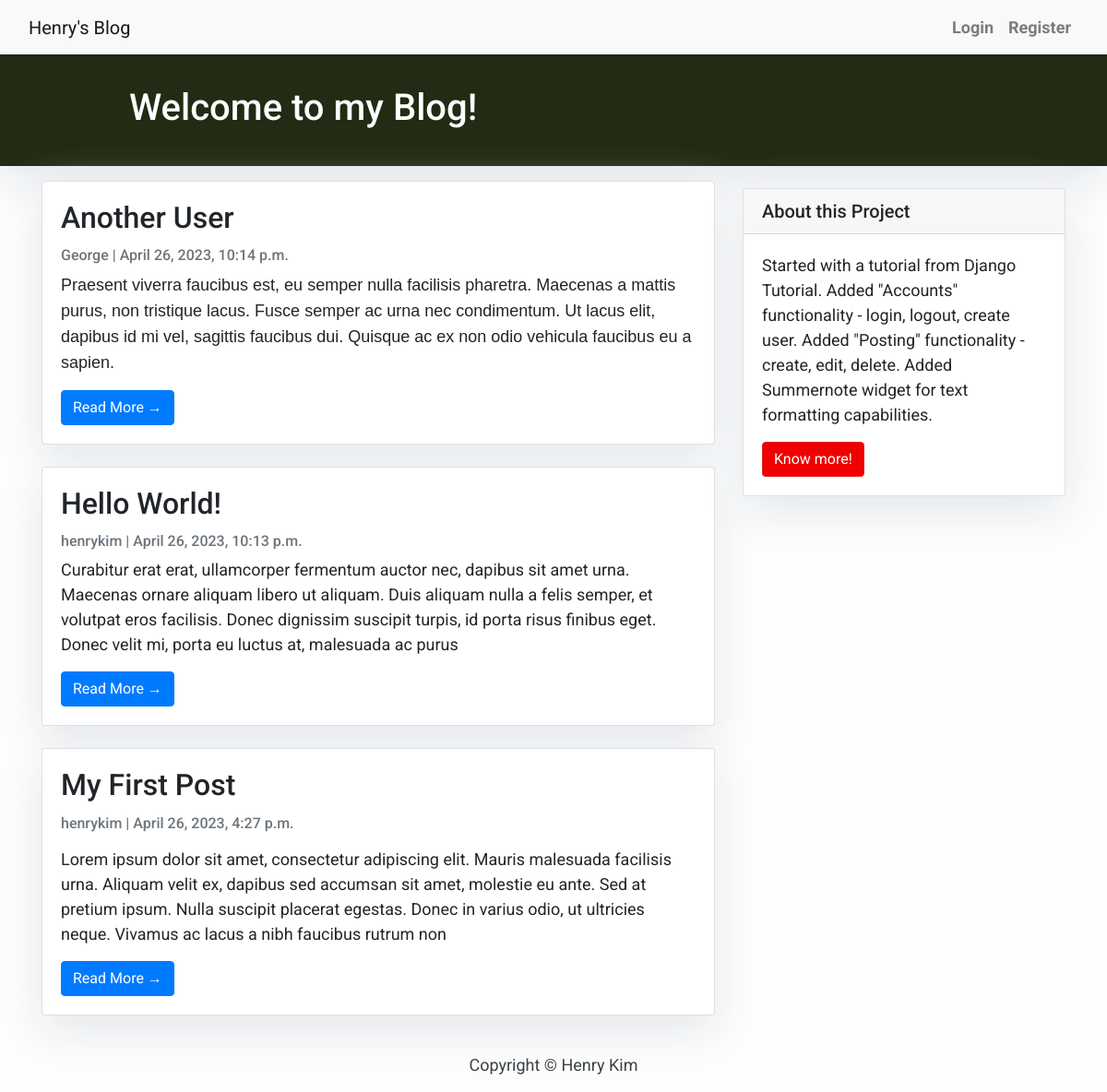
Screenshot of /blog/ with the database file from the repository.
### blog/models.py (models this page shows, shortened)
class Post(models.Model):
    title = models.CharField(max_length=200, unique=True)
    slug = models.SlugField(max_length=200, unique=True)
    author = models.ForeignKey(
        User,
        related_name="blog_posts",
        on_delete=models.CASCADE,
    )
    updated_on = models.DateTimeField(auto_now=True)
    content = models.TextField()
    created_on = models.DateTimeField(auto_now_add=True)
    status = models.IntegerField(choices=STATUS, default=0)
    class Meta:
        ordering = ["-created_on"] # negative indicates reverse order, so recenty appears first

### blog/views.py (the view)
# urls.py: path("", posts_list, name="home"),
def posts_list(request):
    post_list = Post.objects.all()
    context = {
        "post_list": post_list,
    }
    return render(request, "index.html", context)

### templates/index.html (shortened to what this page needs)
{% extends "base.html" %}
{% block content %}
<header class="masthead">
    <div class="container">
        <div class="row">
            <div class=" col-md-8 col-md-10 mx-auto">
                <div class="site-heading">
                    <h1 class=" site-heading my-4 mt-3 text-white">Welcome to my Blog!</h1>
                </div>
            </div>
        </div>
    </div>
</header>
<div class="container">
    <div class="row">
        <div class="col-md-8 mt-3 left">
            {% for post in post_list %}
            <div class="card mb-4">
                <div class="card-body">
                    <h2 class="card-title">{{ post.title }}</h2>
                    <p class="card-text text-muted h6">{{ post.author }} | {{ post.created_on}} </p>
                    <p class="card-text">{{post.content|slice:":300"|safe }}</p>
                    <a href="{% url 'post_detail' post.slug  %}" class="btn btn-primary">Read More &rarr;</a>
                </div>
            </div>
            {% endfor %}
        </div>
        {% block sidebar %} {% include 'sidebar.html' %} {% endblock sidebar %}
    </div>
</div>
{%endblock%}

### templates/base.html (style rules this page uses)
body { font-family: "Roboto", sans-serif; font-size: 17px; background-color: #fdfdfd; }
.masthead { background: #222b13; height: auto; padding-bottom: 15px; box-shadow: 0 16px 48px #E3E7EB; padding-top: 10px; }

### templates/index.html (style rules this page uses)
body { font-family: "Roboto", sans-serif; font-size: 18px; background-color: #fdfdfd; }
.card { box-shadow: 0 16px 48px #E3E7EB; }

### templates/sidebar.html (style rules this page uses)
.card { box-shadow: 0 16px 48px #E3E7EB; }

### rows the page displays
Post: title "Another User", author "George", created_on "April 26, 2023, 10:14 p.m.", content "Praesent viverra faucibus est, eu semper nulla facilisis pharetra. Maecenas a mattis purus, non tristique lacus. Fusce semper ac urna nec condimentum. Ut lacus elit, dapibus id mi vel, sagittis faucibus dui. Quisque ac ex non odio vehicula faucibus eu a sapien."
Post: title "Hello World!", author "henrykim", created_on "April 26, 2023, 10:13 p.m.", content "Curabitur erat erat, ullamcorper fermentum auctor nec, dapibus sit amet urna. Maecenas ornare aliquam libero ut aliquam. Duis aliquam nulla a felis semper, et volutpat eros facilisis. Donec dignissim suscipit turpis, id porta risus finibus eget. Donec velit mi, porta eu luctus at, malesuada ac purus"
Post: title "My First Post", author "henrykim", created_on "April 26, 2023, 4:27 p.m.", content "Lorem ipsum dolor sit amet, consectetur adipiscing elit. Mauris malesuada facilisis urna. Aliquam velit ex, dapibus sed accumsan sit amet, molestie eu ante. Sed at pretium ipsum. Nulla suscipit placerat egestas. Donec in varius odio, ut ultricies neque. Vivamus ac lacus a nibh faucibus rutrum non"
